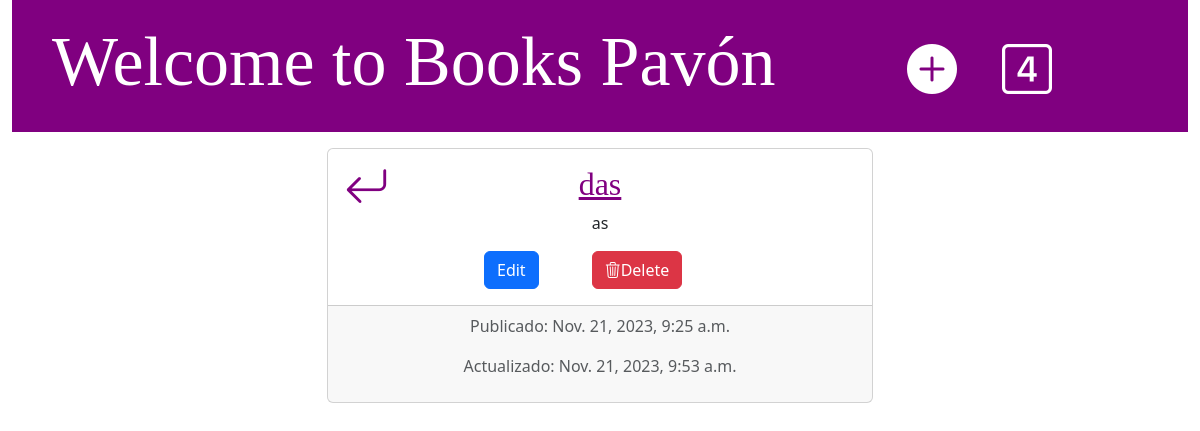
The page /book/21/ on the database its author committed.
### books/models.py (models this page shows, shortened)
class Book(models.Model):
    title = models.CharField(max_length=200)
    description = models.TextField()
    author = models.CharField(max_length=100)
    rating = models.PositiveIntegerField(validators=[MaxValueValidator(5)])
    created_at = models.DateTimeField(auto_now_add=True)
    updated_at = models.DateTimeField(auto_now=True)

### books/views.py (the view)
# urls.py: path('book/<int:pk>/', DetailBookView.as_view(), name='book_details'),
class DetailBookView(DetailView):
    model = Book

### books/templates/books/book_detail.html (shortened to what this page needs)
{% extends 'books/base.html' %}
{% block content %}
    <div class="row pt-3">
        <div class="col-6 offset-3">
            <div class="card text-center">
                <div class="card-body">
                    <div class="row">
                        <div class="col-1"> <a href="{% url 'list_books' %}"><i class="flecha bi bi-arrow-return-left"></i></a></div>
                        <h2 class="card-title col-10"><a href="">{{ book.title }} </a></h2>
                    </div>
                    <p class="card-text">{{ book.description|linebreaksbr }} </p>
                <div class="row offset-3">
                    <div class="col-1"><a href="{% url 'book_edit' pk=book.pk %}" class="btn btn-primary">Edit</a></div>
                    <div class="col-4 offset-2"> <a href="{% url 'book_delete' pk=book.pk %}" class="btn btn-danger"><i class="bi bi-trash3"></i>Delete</a></div>
                </div>
                </div>
                <div class="card-footer text-body-secondary">
                    <p> Publicado: {{ book.created_at }}</p>
                    <p> Actualizado: {{ book.updated_at }}</p>
                </div>
            </div>
        </div>
    </div>
    {% endblock %}

### books/static/css/style.css (style rules this page uses)
h1 a, h2 a { color: purple; font-family: 'Times New Roman'; }
.flecha { font-size: 45px; color: purple; }

### rows shown on the page
Book: title "das", description "as", created_at "Nov. 21, 2023, 9:25 a.m.", updated_at "Nov. 21, 2023, 9:53 a.m."
